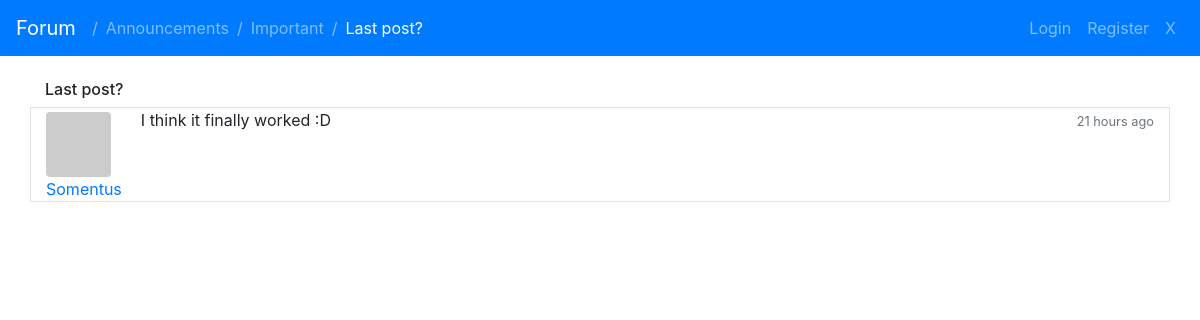
Page /topic.php?id=86 on the committed database.
### tables this page shows
CREATE TABLE `topics` (
  `id` int(11) NOT NULL,
  `title` varchar(64) NOT NULL,
  `forum_id` int(11) NOT NULL,
  `user_id` int(11) NOT NULL,
  `pinned` tinyint(1) NOT NULL DEFAULT '0',
  `created_at` timestamp NOT NULL DEFAULT CURRENT_TIMESTAMP,
  `updated_at` timestamp NOT NULL DEFAULT CURRENT_TIMESTAMP ON UPDATE CURRENT_TIMESTAMP
);

CREATE TABLE `posts` (
  `id` int(11) NOT NULL,
  `body` varchar(512) NOT NULL,
  `user_id` int(11) NOT NULL,
  `topic_id` int(11) NOT NULL,
  `created_at` timestamp NOT NULL DEFAULT CURRENT_TIMESTAMP,
  `updated_at` timestamp NOT NULL DEFAULT CURRENT_TIMESTAMP ON UPDATE CURRENT_TIMESTAMP
);

CREATE TABLE `users` (
  `id` int(11) NOT NULL,
  `username` varchar(64) NOT NULL,
  `email` varchar(254) NOT NULL,
  `password` varchar(256) NOT NULL,
  `is_admin` tinyint(1) NOT NULL DEFAULT '0',
  `created_at` date NOT NULL,
  `updated_at` date NOT NULL
);

### includes/DB.php (called while the page is built, shortened)
<?php
function query($pdo, $query, $params = array()) {
	$statement = $pdo->prepare($query);
	$statement->execute($params);
	$data = $statement->fetchAll();
	return $data;
}
?>

### includes/codes.php (the view, shortened to what this page needs)
<?php
function location($pdo) {
    foreach ($_GET as $key => $value) {
        if($key == "id") {
            $id = $value;
        }
    }
    $location = basename($_SERVER['PHP_SELF']);
    $currentFile = explode('.', $location)[0];
    switch($currentFile) {
        case 'topic':
            $topic_id = $id;
            $topic = query($pdo, "SELECT * FROM topics WHERE id = :id", ['id' => $topic_id])[0];
            $topic_title = $topic['title'];
            $forum_id = $topic['forum_id'];
            $forum = query($pdo, "SELECT * FROM forums WHERE id = :id", ['id' => $forum_id])[0];
            $forum_name = $forum['name'];
            $category_id = $forum['category_id'];
            $category = query($pdo, "SELECT * FROM categories WHERE id = :id", ['id' => $category_id])[0];
            $category_name = $category['name'];
            $objectNames = [$category_name, $forum_name, $topic_title];
            $urls = ['index.php', 'forum.php?id='.$forum_id, 'topic.php?id='.$topic_id];
            break;
    }
    $return = [$objectNames, $urls];
    return $return;
}
function navbar($pdo) {
    $location = location($pdo);
    $currentLocation = $location[0];
    $currentLocationFiles = $location[1];
    $locationSteps = count($currentLocation);
    echo '
    <nav class="navbar sticky-top navbar-expand-lg navbar-dark bg-primary">
        <a class="navbar-brand" href="index.php">Forum</a>
        <button class="navbar-toggler" type="button" data-toggle="collapse" data-target="#navbarSupportedContent" aria-controls="navbarSupportedContent" aria-expanded="false" aria-label="Toggle navigation">
        <span class="navbar-toggler-icon"></span>
        </button>
        <div class="collapse navbar-collapse" id="navbarSupportedContent">
            <ul class="navbar-nav mr-auto">
            ';
    if(isLoggedIn(true)) {
    	echo '
    		<span class="navbar-text">|</span>
    		<li class="nav-item';
			if($currentLocation[0] == "Categories") {
				echo ' active';
			}
    		echo '" >
    			<a class="nav-link" href="./categories.php">Categories</a>
			</li>
			<span class="navbar-text">|</span>
			<li class="nav-item';
			if($currentLocation[0] == "Forums") {
				echo ' active';
			}
			echo '" >
				<a class="nav-link" href="./forums.php">Forums</a>
			</li>
		';
    } else {
	    for($i = 0; $i < $locationSteps; $i++) {
	        echo '
	            <span class="navbar-text">/</span>
	            <li class="nav-item';
	        if($i == $locationSteps - 1) {
	            echo ' active';
	        }
	        echo '"><a class="nav-link" href="'.$currentLocationFiles[$i].'">'.$currentLocation[$i].'
	                </a>
	            </li>
	        ';
	    }
    }
    echo '</ul>';
    echo '<ul class="navbar-nav ml-auto">';
    if(isLoggedIn(true)) {
        echo '
            <li class="nav-item">
                <a class="nav-link" href="#">Profile</a>
            </li>
            <li class="nav-item">
                <a class="nav-link" href="logout.php">Log Out</a>
            </li>
        ';
    } else {
        echo '
            <li class="nav-item">
                <a id="navbarLogin" name="login" onclick="togglePortal(\'login\');" class="nav-link" >Login</a>
            </li>
            <li class="nav-item">
                <a id="navbarRegister" name="register" onclick="togglePortal(\'register\');" class="nav-link" >Register</a>
            </li>
            <li class="nav-item">
                <a id="navbarClose" name="closePortal" onclick="togglePortal(\'close\');" class="nav-link" >X</a>
            </li>';
    }
    echo '
            </ul>
        </div>
    </nav>
    ';
}
function parseTimeSinceTimestamp($timestamp) {
	$timePast = strtotime($timestamp);
	$date = new DateTime();
	$date->setTimestamp($timePast);
	$interval = $date->diff(new DateTime('now'));
	$years = $interval->format('%y');
	$months = $interval->format('%m');
	$days = $interval->format('%d');
	$hours = $interval->format('%h');
	$minutes = $interval->format('%i');
	if($years > 0) {
		if($years == 1) {
			return $years." year ago";
		} else {
			return $years." years ago";
		}
	} else if($months > 0) {
		if($months == 1) {
			return $months." month ago";
		} else {
			return $months." months ago";
		}
	} else if($days > 0) {
		if($days == 1) {
			return $days." day ago";
		} else {
			return $days." days ago";
		}
	} else if($hours > 0){
		if($hours == 1) {
			return $hours." hour ago";
		} else {
			return $hours." hours ago";
		}
	} else if($minutes >= 5) {
		return $minutes." minutes ago";
	} else {
		return "just now";
	}
}
function isLoggedIn($admin = false) {
	if(isset($_SESSION['loggedin']) && $_SESSION['loggedin'] == true && isset($_SESSION['id'])) {
		if($admin == true) {
			if(isset($_SESSION['is_admin']) && $_SESSION['is_admin'] == true) {
				return 1;
			} else {
				return 0;
			}
		} else {
			return 1;
		}
	} else {
		return 0;
	}
}

### includes/topic.php (shortened to what this page needs)
<?php
function content($pdo) {
	$id = $_GET['id'];
	$topic = query($pdo, "SELECT * FROM topics WHERE id= :id", ['id' => $id]);
	if(count($topic) == 0) {
		echo "Topic not found!";
	} else if(count($topic) == 1) {
		$topic = $topic[0];
		echo '
				<h6>'.$topic['title'].'</h6>';
		$posts = query($pdo, "SELECT * FROM posts WHERE topic_id = :topic_id", ['topic_id' => $id]);
		if(count($posts) == 0) {
			echo "No posts yet!";
		} else {
			foreach($posts as $post) {
				$user = query($pdo, "SELECT * FROM users WHERE id = :id", ['id' => $post['user_id']])[0];
				echo "
					<div class='row border'>
						<div class='col-md-1'>
							<a name='".$post['id']."'></a>
							<div class='pt-1'>
								<img src='https://via.placeholder.com/75/fd7e14' class='img-fluid rounded'>
							</div>
							<div>
								<a href='user.php?id=".$user['id']."'>".$user['username']."</a>
							</div>
						</div>
						<div class='col-md-11'>
							<span class='float-right'>
								<small class='text-muted'>".ucfirst(parseTimeSinceTimestamp($post['created_at']))."</small>
							</span>
							".$post['body']."
						</div>
					</div>
					<br />";
			}
		}
	}
}
?>

### rows in the picture
topics: forum "Announcements", forum "Important", forum "Last post?", title "Last post?"
posts: user.username "Somentus", created_at "21 hours ago", body "I think it finally worked :D"
